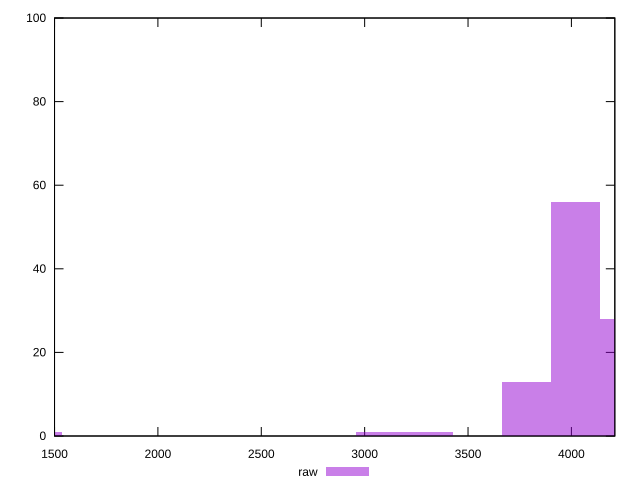

Generate this figure with gnuplot:
reset

$raw <<EOF
3074.300532942279 1
4020.2391584629804 56
3310.7851893224547 1
4256.723814843156 28
3783.754502082805 13
1418.9079382810519 1
EOF

set key outside below
set boxwidth 236.48465638017532
set xrange [1500:4210]
set yrange [0:100]
set trange [0:100]
set style fill transparent solid 0.5 noborder
set terminal svg size 640, 490 enhanced background rgb 'white'
set output "reports/report_00030_2021-02-24T20-42-31.540Z/unused-javascript/samples/astro/raw/histogram.svg"

plot $raw title "raw" with boxes

reset
